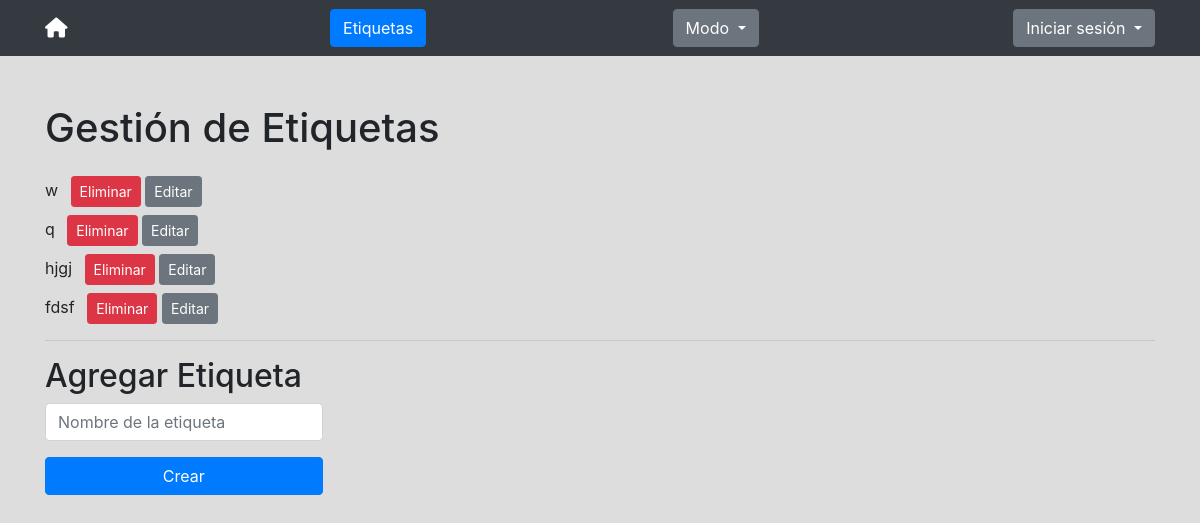
The page /tasks/tags/list on the database as committed earlier.
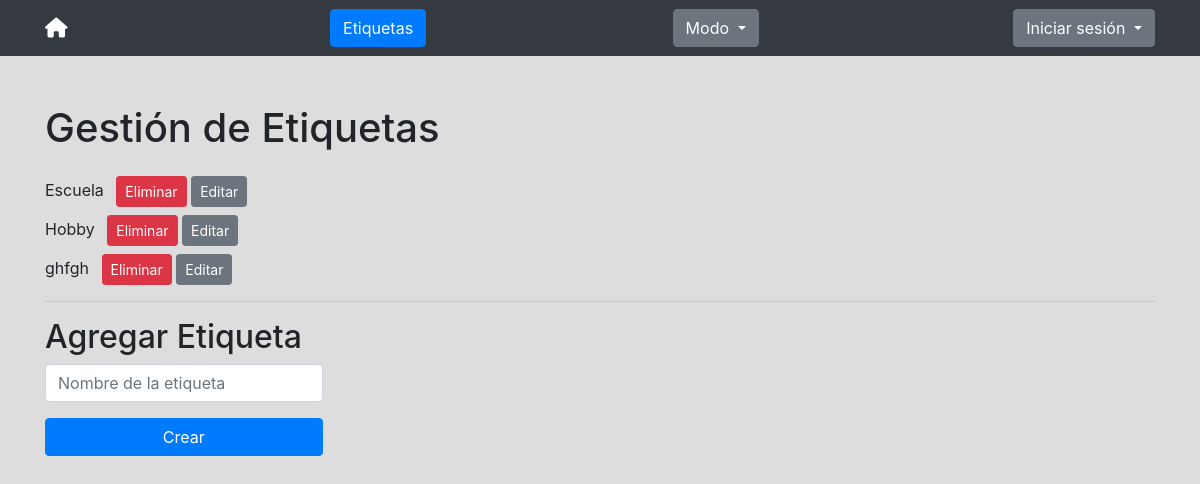
The same page on the database as committed later.
### app/models.py (models this page shows, shortened)
class Tag(models.Model):
    nombre = models.CharField(max_length = 30)
    tasks = models.ManyToManyField(Task)

### app/tags_views.py (the view, shortened to what this page needs)
# urls.py: path("list", views_class.list.as_view(), name = "list"),
def list(request):
    if request.method == 'GET':
        tags = Tag.objects.all()
        form = TagForm()
        context = {
            "etiquetas": tags,
            "form": form,
        }
        return render(request, "app/tags.html", context)

### app/forms.py
class TagForm(forms.ModelForm):
    class Meta:
        model = Tag
        fields = ["nombre"]
        widgets = {
            'nombre': forms.TextInput(attrs={'class': 'form-control w-25', 'id': 'nombreEtiqueta', 'placeholder': 'Nombre de la etiqueta'}),
        }

### app/templates/app/tags.html (shortened to what this page needs)
<!DOCTYPE html>
<html lang="en">
<head>
  {% load static %}
  <link href="{% static 'app/bootstrap-4.3.1-dist/css/bootstrap.min.css' %}" rel="stylesheet">
  <link rel="stylesheet" href="{% static 'app/font-awesome/css/all.css' %}">
  <link rel="stylesheet" href="{% static 'app/css/tags3.css' %}">
</head>
<body>
  <nav class="navbar navbar-dark bg-dark">
      <div class="container">
        <a class="navbar-brand" href={% url "list" %} ><i class="fas fa-home" id="home"></i></a>
        <a class="btn btn-primary" href={% url "tags-list" %} >Etiquetas</a>
        <div class="dropdown mr-2">
          <button class="btn btn-secondary dropdown-toggle" type="button" id="dropdownThemeButton" data-toggle="dropdown" aria-haspopup="true" aria-expanded="false">
            Modo
          </button>
        </div>
        <div class="dropdown">
          <button class="btn btn-secondary dropdown-toggle" type="button" id="dropdownMenuButton" data-toggle="dropdown" aria-haspopup="true" aria-expanded="false">
            Iniciar sesión
          </button>
        </div>
      </div>
  </nav>
  <div class="container">
    <h1 class="mt-5 mb-4">Gestión de Etiquetas</h1>
    <div id="etiquetas">
      {% for i in etiquetas %}
        <div class="etiqueta mb-2" data-id="{{i.id}}" data-nombre="{{i.nombre}}">
          {{i.nombre}}
          <button onclick="eliminar({{i.id}})" class="btn btn-danger btn-sm ml-2 eliminar">Eliminar</button>
          <button onclick="editar({{i.id}})" class="btn btn-secondary btn-sm editar">Editar</button>
        </div>
      {% endfor %}
    </div>
    <hr>
    <h2>Agregar Etiqueta</h2>
    <form id="form-etiqueta">
      <div class="form-group">
        <input name="nombre" type="text" class="form-control w-25" id="nombreEtiqueta" placeholder="Nombre de la etiqueta" required>
      </div>
    </form>
    <button onclick="enviar()" id="btn-submit" class="btn btn-primary w-25">Crear</button>
  </div>
</body>
</html>

Rows that differ between the two databases and show on the page:
removed Tag: nombre "w"
removed Tag: nombre "q"
removed Tag: nombre "hjgj"
removed Tag: nombre "fdsf"
added Tag: nombre "Escuela"
added Tag: nombre "Hobby"
added Tag: nombre "ghfgh"
